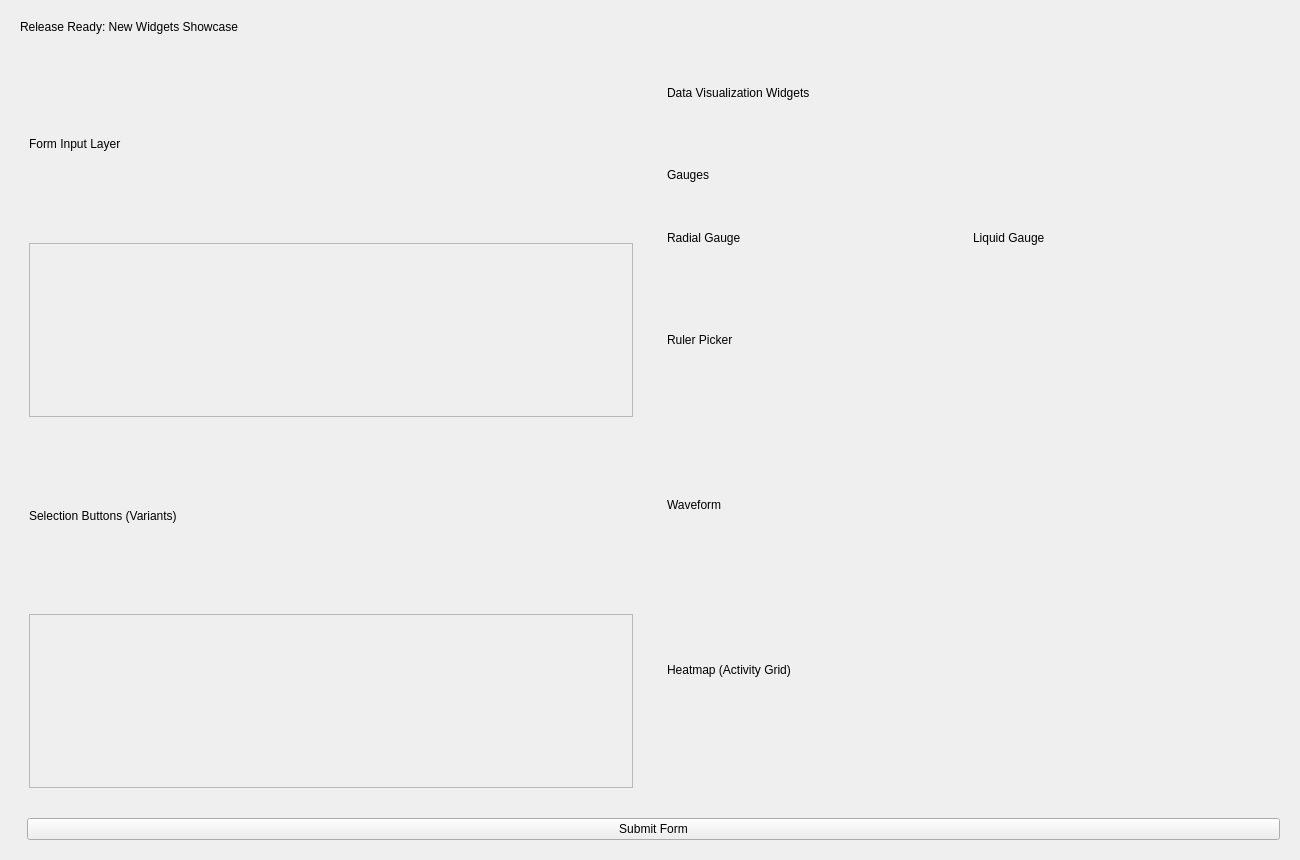
<?xml version="1.0" encoding="UTF-8"?>
<ui version="4.0">
 <class>MainWindow</class>
 <widget class="QMainWindow" name="MainWindow">
  <property name="geometry">
   <rect>
    <x>0</x>
    <y>0</y>
    <width>1300</width>
    <height>860</height>
   </rect>
  </property>
  <property name="windowTitle">
   <string>New Widgets Release — Input Layer + Data Viz</string>
  </property>
  <widget class="QWidget" name="centralwidget">
   <layout class="QVBoxLayout" name="verticalLayout">
    <property name="spacing">
     <number>14</number>
    </property>
    <property name="leftMargin">
     <number>20</number>
    </property>
    <property name="topMargin">
     <number>20</number>
    </property>
    <property name="rightMargin">
     <number>20</number>
    </property>
    <property name="bottomMargin">
     <number>20</number>
    </property>
    <item>
     <widget class="QLabel" name="headerLabel">
      <property name="text">
       <string>Release Ready: New Widgets Showcase</string>
      </property>
     </widget>
    </item>
    <item>
     <layout class="QHBoxLayout" name="splitRow">
      <property name="spacing">
     <number>16</number>
    </property>
      <item>
       <widget class="QScrollArea" name="leftScroll">
        <property name="widgetResizable">
         <bool>true</bool>
        </property>
        <property name="frameShape">
         <enum>QFrame::NoFrame</enum>
        </property>
        <widget class="QWidget" name="leftContent">
         <property name="geometry">
          <rect>
           <x>0</x>
           <y>0</y>
           <width>610</width>
           <height>720</height>
          </rect>
         </property>
         <layout class="QVBoxLayout" name="leftLayout">
          <property name="spacing">
     <number>12</number>
    </property>
          <item>
           <widget class="QLabel" name="formTitle">
            <property name="text">
             <string>Form Input Layer</string>
            </property>
           </widget>
          </item>
          <item>
           <widget class="QFrame" name="formCard">
            <property name="frameShape">
             <enum>QFrame::StyledPanel</enum>
            </property>
            <layout class="QVBoxLayout" name="formCardLayout">
             <item>
              <widget class="QCustomForm" name="showcaseForm"/>
             </item>
            </layout>
           </widget>
          </item>
          <item>
           <widget class="QLabel" name="groupsTitle">
            <property name="text">
             <string>Selection Buttons (Variants)</string>
            </property>
           </widget>
          </item>
          <item>
           <widget class="QFrame" name="groupsCard">
            <property name="frameShape">
             <enum>QFrame::StyledPanel</enum>
            </property>
            <layout class="QVBoxLayout" name="groupsHostLayout">
             <property name="spacing">
     <number>8</number>
    </property>
            </layout>
           </widget>
          </item>
          <item>
           <spacer name="leftSpacer">
            <property name="orientation">
             <enum>Qt::Vertical</enum>
            </property>
           </spacer>
          </item>
         </layout>
        </widget>
       </widget>
      </item>
      <item>
       <widget class="QScrollArea" name="rightScroll">
        <property name="widgetResizable">
         <bool>true</bool>
        </property>
        <property name="frameShape">
         <enum>QFrame::NoFrame</enum>
        </property>
        <widget class="QWidget" name="rightContent">
         <property name="geometry">
          <rect>
           <x>0</x>
           <y>0</y>
           <width>610</width>
           <height>720</height>
          </rect>
         </property>
         <layout class="QVBoxLayout" name="rightLayout">
          <property name="spacing">
     <number>12</number>
    </property>
          <item>
           <widget class="QLabel" name="vizTitle">
            <property name="text">
             <string>Data Visualization Widgets</string>
            </property>
           </widget>
          </item>
          <item>
           <widget class="QLabel" name="gaugeSectionLabel">
            <property name="text">
             <string>Gauges</string>
            </property>
           </widget>
          </item>
          <item>
           <layout class="QGridLayout" name="gaugeGrid">
            <property name="spacing">
     <number>8</number>
    </property>
            <item row="0" column="0">
             <widget class="QLabel" name="radialCaption">
              <property name="text">
               <string>Radial Gauge</string>
              </property>
             </widget>
            </item>
            <item row="0" column="1">
             <widget class="QLabel" name="liquidCaption">
              <property name="text">
               <string>Liquid Gauge</string>
              </property>
             </widget>
            </item>
            <item row="1" column="0">
             <widget class="QCustomRadialGauge" name="radialGauge">
              <property name="maximumSize">
               <size>
                <width>16777215</width>
                <height>180</height>
               </size>
              </property>
              <property name="value" stdset="0">
               <double>65.000000000000000</double>
              </property>
             </widget>
            </item>
            <item row="1" column="1">
             <widget class="QCustomLiquidGauge" name="liquidGauge">
              <property name="maximumSize">
               <size>
                <width>16777215</width>
                <height>180</height>
               </size>
              </property>
              <property name="value" stdset="0">
               <double>72.000000000000000</double>
              </property>
             </widget>
            </item>
           </layout>
          </item>
          <item>
           <widget class="QLabel" name="rulerCaption">
            <property name="text">
             <string>Ruler Picker</string>
            </property>
           </widget>
          </item>
          <item>
           <widget class="QCustomRulerPicker" name="rulerPicker">
            <property name="maximumSize">
             <size>
              <width>16777215</width>
              <height>80</height>
             </size>
            </property>
            <property name="value" stdset="0">
             <double>50.000000000000000</double>
            </property>
           </widget>
          </item>
          <item>
           <widget class="QLabel" name="waveformCaption">
            <property name="text">
             <string>Waveform</string>
            </property>
           </widget>
          </item>
          <item>
           <widget class="QCustomWaveform" name="waveform">
            <property name="maximumSize">
             <size>
              <width>16777215</width>
              <height>100</height>
             </size>
            </property>
            <property name="mode" stdset="0">
             <string>bars</string>
            </property>
            <property name="animated" stdset="0">
             <bool>true</bool>
            </property>
           </widget>
          </item>
          <item>
           <widget class="QLabel" name="heatmapCaption">
            <property name="text">
             <string>Heatmap (Activity Grid)</string>
            </property>
           </widget>
          </item>
          <item>
           <widget class="QCustomHeatmap" name="heatmap">
            <property name="maximumSize">
             <size>
              <width>16777215</width>
              <height>120</height>
             </size>
            </property>
           </widget>
          </item>
          <item>
           <spacer name="rightSpacer">
            <property name="orientation">
             <enum>Qt::Vertical</enum>
            </property>
           </spacer>
          </item>
         </layout>
        </widget>
       </widget>
      </item>
     </layout>
    </item>
    <item>
     <layout class="QHBoxLayout" name="actionBar">
      <item>
       <spacer name="actionSpacer">
        <property name="orientation">
         <enum>Qt::Horizontal</enum>
        </property>
       </spacer>
      </item>
      <item>
       <widget class="QCustomQPushButton" name="submitBtn">
        <property name="text">
         <string>Submit Form</string>
        </property>
        <property name="variant" stdset="0">
         <string>primary</string>
        </property>
        <property name="sizeVariant" stdset="0">
         <string>md</string>
        </property>
       </widget>
      </item>
     </layout>
    </item>
   </layout>
  </widget>
 </widget>
 <customwidgets>
  <customwidget>
   <class>QCustomForm</class>
   <extends>QWidget</extends>
   <header location="global">Custom_Widgets.QCustomForm.h</header>
  </customwidget>
  <customwidget>
   <class>QCustomQPushButton</class>
   <extends>QPushButton</extends>
   <header location="global">Custom_Widgets.QCustomQPushButton.h</header>
  </customwidget>
  <customwidget>
   <class>QCustomRadialGauge</class>
   <extends>QWidget</extends>
   <header location="global">Custom_Widgets.QCustomRadialGauge.h</header>
  </customwidget>
  <customwidget>
   <class>QCustomLiquidGauge</class>
   <extends>QWidget</extends>
   <header location="global">Custom_Widgets.QCustomLiquidGauge.h</header>
  </customwidget>
  <customwidget>
   <class>QCustomRulerPicker</class>
   <extends>QWidget</extends>
   <header location="global">Custom_Widgets.QCustomRulerPicker.h</header>
  </customwidget>
  <customwidget>
   <class>QCustomWaveform</class>
   <extends>QWidget</extends>
   <header location="global">Custom_Widgets.QCustomWaveform.h</header>
  </customwidget>
  <customwidget>
   <class>QCustomHeatmap</class>
   <extends>QWidget</extends>
   <header location="global">Custom_Widgets.QCustomHeatmap.h</header>
  </customwidget>
 </customwidgets>
 <resources/>
 <connections/>
</ui>
